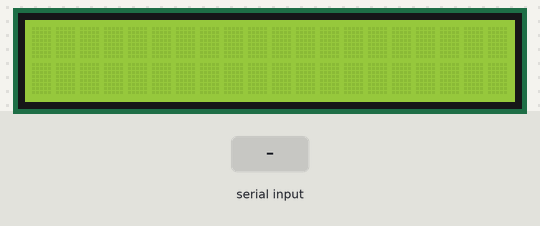
A sketch run on a simulated Arduino Uno, built with avr-gcc and run on an emulated ATmega328P. Parts: 20×2 character LCD. The test bench sets the inputs (shaded band).

Above: at 1.2 s.
1.3 s: byte 30 received over Serial
2.8 s: byte 90 received over Serial
At 3.2 s:
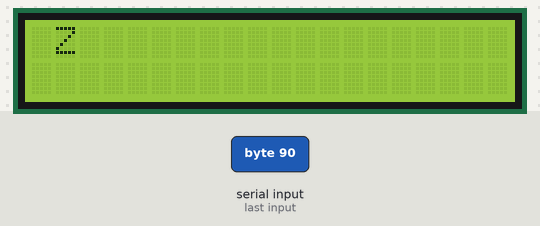
4.3 s: byte 120 received over Serial
At 5.5 s:
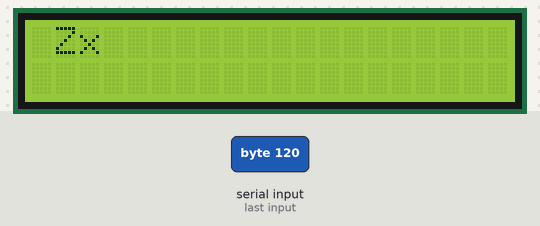
5.8 s: byte 30 received over Serial
7.3 s: byte 90 received over Serial
At 7.9 s:
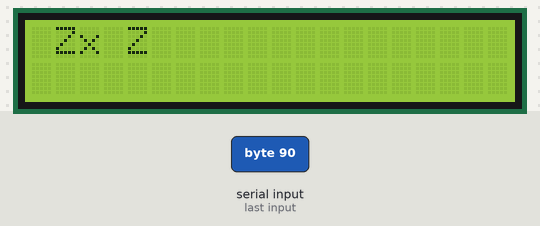
8.8 s: byte 120 received over Serial
At 10.2 s:
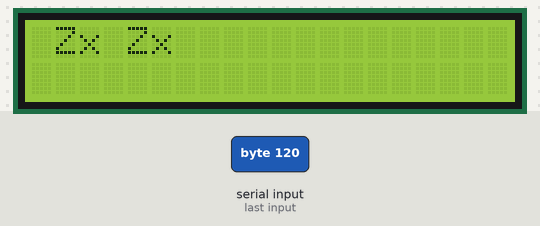
Timing chart, 0 to 11.3 s (numbered marks = the images above; inputs shaded):
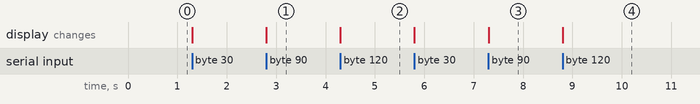

The sketch:

part2.ino
```cpp
#include <LiquidCrystal.h> // include the library code

LiquidCrystal lcd(12, 11, 5, 4, 3, 2); // initialize interface pins
void setup() {
Serial.begin(9600);

lcd.begin(20,2);

lcd.setCursor(1,0);
 lcd.clear();
}
void loop() {

char val;
if(Serial.available())
{
  val= Serial.read();
  lcd.write(val);
 }

// set the cursor to column 0, line 1
// (note: line 1 is the second row, since countingbegins with 0):
//lcd.print(millis()/1000); // print the number of secondssince reset:
}
```

Measured:
- after the input at 2.8 s, the display: changes at once (image 1)
- after the input at 4.3 s, the display: changes at once (image 2)
- after the input at 7.3 s, the display: changes at once (image 3)
- after the input at 8.8 s, the display: changes at once (image 4)
